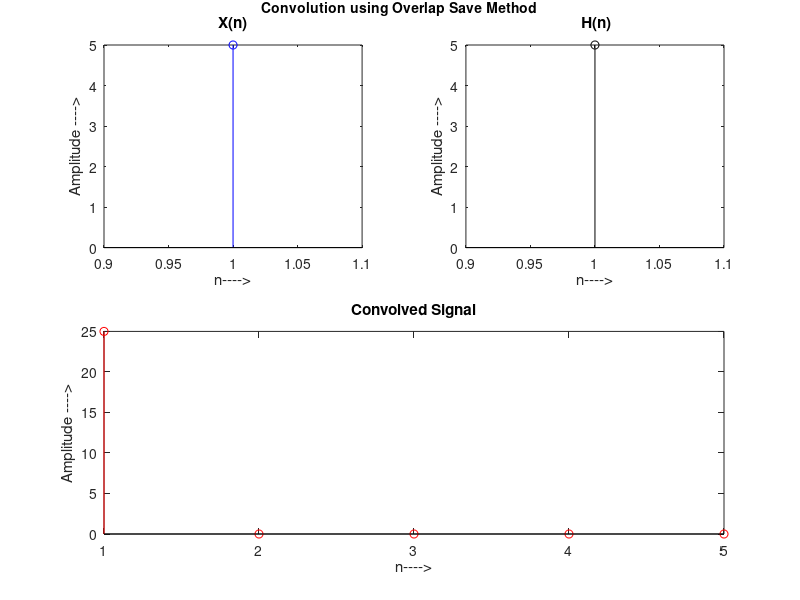

Write MATLAB code to recreate this figure.

x=input('Enter 1st sequence X(n)= ');
h=input('Enter 2nd sequence H(n)= ');
L=input('Enter length of each block L = ');
% Code to plot X(n)
subplot (2,2,1);
stem(x);
stem(x,'blue');
xlabel ('n---->');
ylabel ('Amplitude ---->');
title('X(n)');
%Code to plot H(n)
subplot (2,2,2);
stem(h);
stem(h,'black');
xlabel ('n---->');
ylabel ('Amplitude ---->');
title(' H(n)');
% Code to perform Convolution using Overlap Save Method
M=length(h);
lx=length(x);
r=rem(lx,L);
x1=[x zeros(1,L-r)];
nr=(length(x1))/L;
h1=[h zeros(1,L-1)];
for k=1:nr
    Ma(k,:)=x1(((k-1)*L+1):k*L);
    if k==1
        Ma1(k,:)=[zeros(1,M-1) Ma(k,:)];
    else 
        Ma1(k,:)=[Ma(k-1,(L-M+2):L) Ma(k,:)];        
    end
     Ma2(k,:)=ifft(fft(Ma1(k,:)).*fft(h1));
end
Ma3=Ma2(:,M:(L+M-1));
y1=Ma3';
y=y1(:)';
% Representation of the Convoled Signal
subplot (2,2,3:4);
stem(y,'red');
xlabel ('n---->');
ylabel ('Amplitude ---->');
title ('Convolved Signal');
% Add title to the Overall Plot
ha = axes ('Position',[0 0 1 1],'Xlim',[0 1],'Ylim',[0 1],'Box','off','Visible','off','Units','normalized', 'clipping' , 'off');
text (0.5, 1,'\bf Convolution using Overlap Save Method ','HorizontalAlignment','center','VerticalAlignment', 'top')